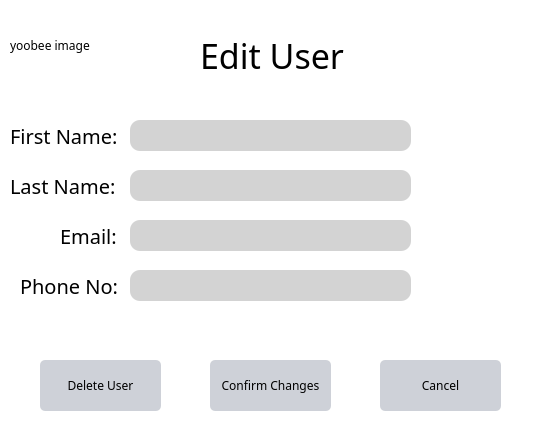
<?xml version="1.0" encoding="UTF-8"?>
<ui version="4.0">
 <class>adminedituser</class>
 <widget class="QDialog" name="adminedituser">
  <property name="geometry">
   <rect>
    <x>0</x>
    <y>0</y>
    <width>549</width>
    <height>440</height>
   </rect>
  </property>
  <property name="windowTitle">
   <string>Yoobee Library System | Admin | Edit user</string>
  </property>
  <property name="windowIcon">
   <iconset>
    <normalon>:/images/favicon.ico</normalon>
   </iconset>
  </property>
  <widget class="QFrame" name="gridFrame_2">
   <property name="geometry">
    <rect>
     <x>0</x>
     <y>0</y>
     <width>551</width>
     <height>441</height>
    </rect>
   </property>
   <property name="styleSheet">
    <string notr="true">*{
background: rgb(255, 255, 255);
fontsize: 15px;
font-family: Century Gothic, sans-serif;
}

QFrame{
border: solid 10px rgba(0, 0, 0);
}

QLineEdit{
color: #8d98a1;
background-color: #d3d3d3;
font-size: 18px;
border-style: outset;
border-radius: 10px;
}
QPushButton{
background: #ced1d8;
border-style: outset;
border-radius: 5px;
}
QPushButton:pressed{
background-color: rgb(77, 77, 77);
border-style: inset;
}
</string>
   </property>
   <widget class="QPushButton" name="back">
    <property name="geometry">
     <rect>
      <x>640</x>
      <y>40</y>
      <width>111</width>
      <height>41</height>
     </rect>
    </property>
    <property name="styleSheet">
     <string notr="true">background-color: rgb(255, 255, 255);

border-width: 1px;

border-color: black;

border-radius: 10px;

border-style: outset;

font: 14px;

padding:2px;</string>
    </property>
    <property name="text">
     <string>Back</string>
    </property>
   </widget>
   <widget class="QLabel" name="label_2">
    <property name="geometry">
     <rect>
      <x>10</x>
      <y>120</y>
      <width>111</width>
      <height>31</height>
     </rect>
    </property>
    <property name="styleSheet">
     <string notr="true">font-size: 20px</string>
    </property>
    <property name="text">
     <string>First Name:</string>
    </property>
   </widget>
   <widget class="QLabel" name="label_4">
    <property name="geometry">
     <rect>
      <x>60</x>
      <y>220</y>
      <width>61</width>
      <height>31</height>
     </rect>
    </property>
    <property name="styleSheet">
     <string notr="true">font-size: 20px</string>
    </property>
    <property name="text">
     <string>Email:</string>
    </property>
   </widget>
   <widget class="QLabel" name="label">
    <property name="geometry">
     <rect>
      <x>200</x>
      <y>30</y>
      <width>151</width>
      <height>51</height>
     </rect>
    </property>
    <property name="styleSheet">
     <string notr="true">font-size: 34px</string>
    </property>
    <property name="text">
     <string>Edit User</string>
    </property>
   </widget>
   <widget class="QPushButton" name="canceledit">
    <property name="geometry">
     <rect>
      <x>380</x>
      <y>360</y>
      <width>121</width>
      <height>51</height>
     </rect>
    </property>
    <property name="text">
     <string>Cancel</string>
    </property>
   </widget>
   <widget class="QLabel" name="label_3">
    <property name="geometry">
     <rect>
      <x>10</x>
      <y>170</y>
      <width>131</width>
      <height>31</height>
     </rect>
    </property>
    <property name="styleSheet">
     <string notr="true">font-size: 20px</string>
    </property>
    <property name="text">
     <string>Last Name:</string>
    </property>
   </widget>
   <widget class="QPushButton" name="confimedit">
    <property name="geometry">
     <rect>
      <x>210</x>
      <y>360</y>
      <width>121</width>
      <height>51</height>
     </rect>
    </property>
    <property name="text">
     <string>Confirm Changes</string>
    </property>
   </widget>
   <widget class="QLabel" name="label_5">
    <property name="geometry">
     <rect>
      <x>20</x>
      <y>270</y>
      <width>101</width>
      <height>31</height>
     </rect>
    </property>
    <property name="styleSheet">
     <string notr="true">font-size: 20px</string>
    </property>
    <property name="text">
     <string>Phone No:</string>
    </property>
   </widget>
   <widget class="QLineEdit" name="admin_first_user">
    <property name="geometry">
     <rect>
      <x>130</x>
      <y>120</y>
      <width>281</width>
      <height>31</height>
     </rect>
    </property>
   </widget>
   <widget class="QLabel" name="img">
    <property name="geometry">
     <rect>
      <x>10</x>
      <y>10</y>
      <width>161</width>
      <height>71</height>
     </rect>
    </property>
    <property name="text">
     <string>yoobee image</string>
    </property>
   </widget>
   <widget class="QPushButton" name="deleteuser">
    <property name="geometry">
     <rect>
      <x>40</x>
      <y>360</y>
      <width>121</width>
      <height>51</height>
     </rect>
    </property>
    <property name="text">
     <string>Delete User</string>
    </property>
   </widget>
   <widget class="QLineEdit" name="admin_last_user">
    <property name="geometry">
     <rect>
      <x>130</x>
      <y>170</y>
      <width>281</width>
      <height>31</height>
     </rect>
    </property>
   </widget>
   <widget class="QLineEdit" name="admin_email_user">
    <property name="geometry">
     <rect>
      <x>130</x>
      <y>220</y>
      <width>281</width>
      <height>31</height>
     </rect>
    </property>
   </widget>
   <widget class="QLineEdit" name="admin_phone_user">
    <property name="geometry">
     <rect>
      <x>130</x>
      <y>270</y>
      <width>281</width>
      <height>31</height>
     </rect>
    </property>
   </widget>
  </widget>
 </widget>
 <resources/>
 <connections/>
</ui>
